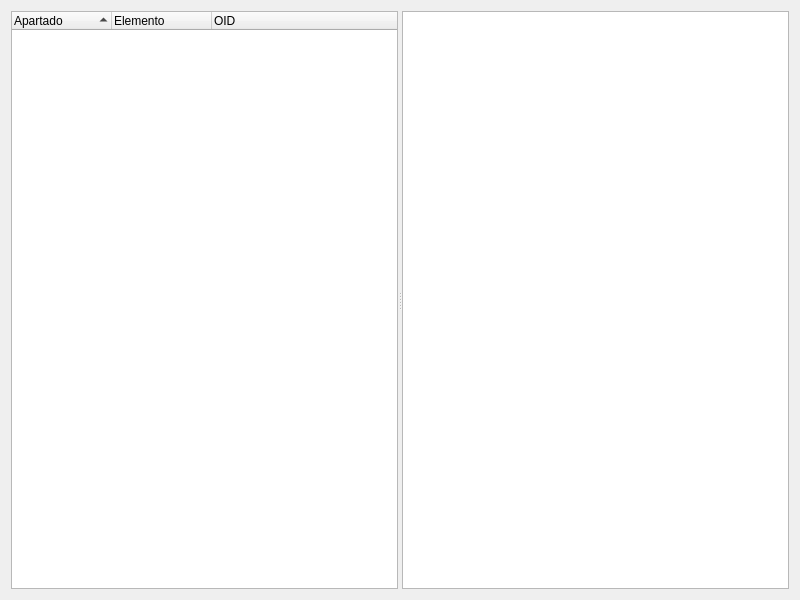
<?xml version="1.0" encoding="UTF-8"?>
<ui version="4.0">
 <class>Dialog</class>
 <widget class="QDialog" name="Dialog">
  <property name="geometry">
   <rect>
    <x>0</x>
    <y>0</y>
    <width>800</width>
    <height>600</height>
   </rect>
  </property>
  <property name="windowTitle">
   <string>Dialog</string>
  </property>
  <layout class="QVBoxLayout" name="verticalLayout">
   <item>
    <widget class="QSplitter" name="splitter">
     <property name="orientation">
      <enum>Qt::Horizontal</enum>
     </property>
     <widget class="QTreeWidget" name="treeWidget">
      <property name="sizePolicy">
       <sizepolicy hsizetype="Maximum" vsizetype="Expanding">
        <horstretch>0</horstretch>
        <verstretch>0</verstretch>
       </sizepolicy>
      </property>
      <property name="autoExpandDelay">
       <number>1</number>
      </property>
      <property name="uniformRowHeights">
       <bool>true</bool>
      </property>
      <property name="animated">
       <bool>true</bool>
      </property>
      <property name="allColumnsShowFocus">
       <bool>true</bool>
      </property>
      <attribute name="headerCascadingSectionResizes">
       <bool>true</bool>
      </attribute>
      <attribute name="headerHighlightSections">
       <bool>true</bool>
      </attribute>
      <attribute name="headerShowSortIndicator" stdset="0">
       <bool>true</bool>
      </attribute>
      <column>
       <property name="text">
        <string notr="true">Apartado</string>
       </property>
      </column>
      <column>
       <property name="text">
        <string>Elemento</string>
       </property>
      </column>
      <column>
       <property name="text">
        <string>OID</string>
       </property>
      </column>
     </widget>
     <widget class="QTextBrowser" name="textBrowser"/>
    </widget>
   </item>
  </layout>
 </widget>
 <resources/>
 <connections/>
</ui>
